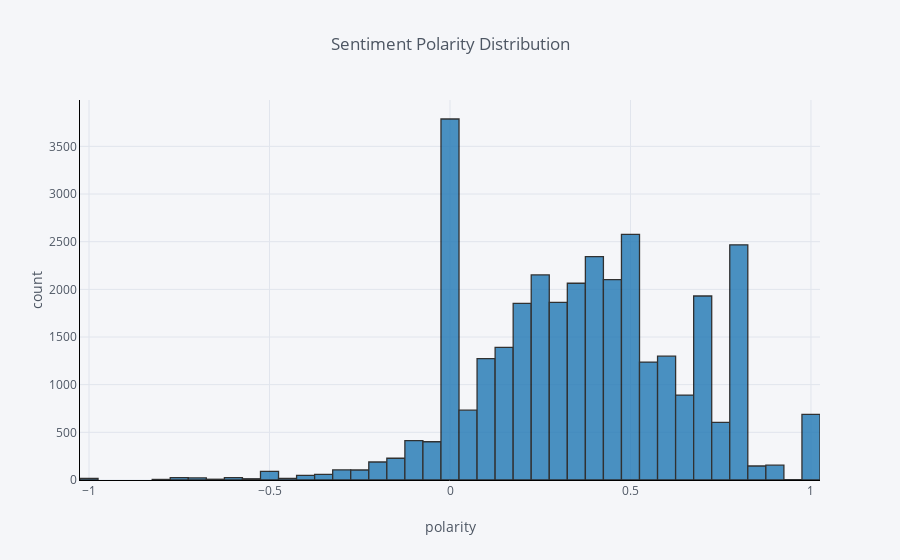

The notebook cell saved with this chart:
### Code cell
cf.go_offline()

reviews_df['sentiments'].iplot(
    kind='hist',
    bins=50,
    xTitle='polarity',
    theme='pearl',
    colorscale='plotly',
    linecolor='black',
    yTitle='count',
    title='Sentiment Polarity Distribution')

### Figure 1 — Plotly figure (JSON) as saved in the notebook; plotly's stock layout.template omitted (floating-point values rounded to 4 significant figures; data arrays with more than 128 entries replaced by an {"elided": "..."} marker saying what was removed)
{"data": [{"histfunc": "count", "histnorm": "", "marker": {"color": "rgba(31, 119, 180, 1.0)", "line": {"color": "#000000", "width": 1.3}}, "name": "sentiments", "nbinsx": 50, "opacity": 0.8, "orientation": "v", "type": "histogram", "uid": "d76f0e73-010e-495f-aac6-2277089382b4", "x": {"elided": "33332 float values"}}], "layout": {"barmode": "overlay", "legend": {"bgcolor": "#F5F6F9", "font": {"color": "#4D5663"}}, "paper_bgcolor": "#F5F6F9", "plot_bgcolor": "#F5F6F9", "title": {"font": {"color": "#4D5663"}, "text": "Sentiment Polarity Distribution"}, "xaxis": {"gridcolor": "#E1E5ED", "linecolor": "black", "showgrid": true, "tickfont": {"color": "#4D5663"}, "title": {"font": {"color": "#4D5663"}, "text": "polarity"}, "zerolinecolor": "#E1E5ED"}, "yaxis": {"gridcolor": "#E1E5ED", "linecolor": "black", "showgrid": true, "tickfont": {"color": "#4D5663"}, "title": {"font": {"color": "#4D5663"}, "text": "count"}, "zerolinecolor": "#E1E5ED"}}}
